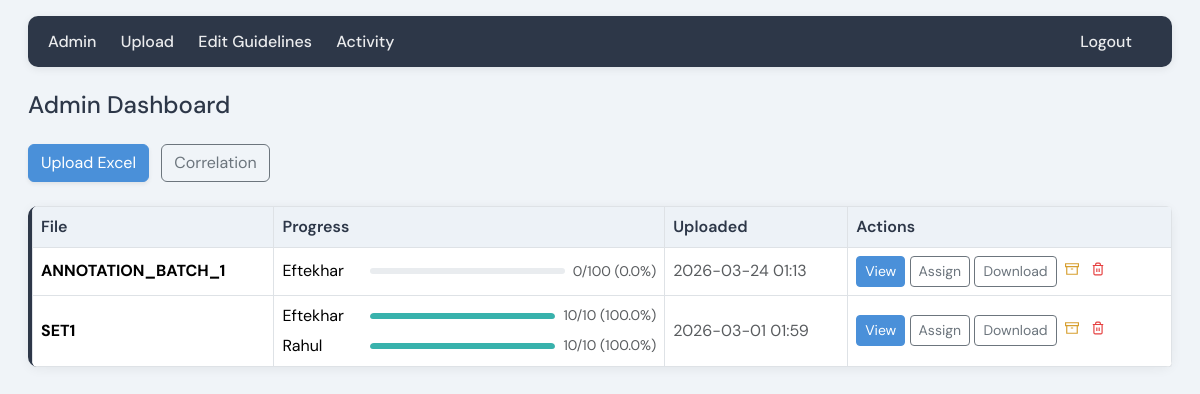
The page /admin (signed in) on the database its author committed.
### models.py (models this page shows, shortened)
class EvalFile(db.Model):
    __tablename__ = "eval_files"
    id = db.Column(db.Integer, primary_key=True)
    filename = db.Column(db.String(256), nullable=False)
    uploaded_at = db.Column(db.DateTime, server_default=db.func.now())
    archived = db.Column(db.Boolean, default=False, nullable=False)
    samples_json = db.Column(db.Text, nullable=False)
    assignments = db.relationship("Assignment", backref="eval_file", cascade="all, delete-orphan")
    annotations = db.relationship("Annotation", backref="eval_file", cascade="all, delete-orphan")

class User(UserMixin, db.Model):
    __tablename__ = "users"
    id = db.Column(db.Integer, primary_key=True)
    username = db.Column(db.String(80), unique=True, nullable=False)
    password_hash = db.Column(db.String(256), nullable=False)
    is_admin = db.Column(db.Boolean, default=False)
    last_login_at = db.Column(db.DateTime, nullable=True)
    last_activity_at = db.Column(db.DateTime, nullable=True)

### app.py (the view)
@app.route("/admin")
@login_required
def admin_dashboard():
    if not current_user.is_admin:
        abort(403)
    files = EvalFile.query.filter_by(archived=False).order_by(EvalFile.uploaded_at.desc()).all()
    file_progress = []
    for f in files:
        samples = json.loads(f.samples_json)
        total_samples = len(samples)
        assignments = Assignment.query.filter_by(file_id=f.id).all()
        annotator_progress = []
        for a in assignments:
            done = Annotation.query.filter_by(file_id=f.id, user_id=a.user_id).count()
            annotator_progress.append({"username": a.user.username, "done": done, "total": total_samples})
        file_progress.append({"file": f, "total_samples": total_samples, "annotators": annotator_progress})
    archived_count = EvalFile.query.filter_by(archived=True).count()
    return render_template("admin_dashboard.html", file_progress=file_progress, archived_count=archived_count)

### app.py (called while the page is built)
def display_filename(filename):
    if not filename:
        return ""
    return filename.rsplit(".", 1)[0] if "." in filename else filename

def _display_name(x):
    if isinstance(x, str):
        return display_filename(x)
    return display_filename(getattr(x, "filename", "") or "")

def capitalize_name(name):
    if not name:
        return ""
    s = str(name).strip()
    return s[0].upper() + s[1:].lower() if len(s) > 1 else s.upper()

@login_manager.user_loader
def load_user(user_id):
    return User.query.get(int(user_id))

@app.context_processor
def inject_guidelines():
    return {"guidelines_html": get_guidelines()}

### models.py (called while the page is built)
def get_guidelines():
    s = AppSetting.query.filter_by(key="guidelines").first()
    if s and s.value:
        return s.value
    return _default_guidelines()

### templates/admin_dashboard.html (shortened to what this page needs)
{% extends "base.html" %}
{% block content %}
<h1 class="h4 mb-4" style="color: #2d3748;">Admin Dashboard</h1>
<p class="mb-4">
    <a href="{{ url_for('admin_upload') }}" class="btn btn-primary shadow-sm">Upload Excel</a>
    <a href="/admin/correlation" class="btn btn-outline-secondary ms-2">Correlation</a>
</p>
{% if file_progress %}
<div class="card admin-table-card">
    <div class="table-responsive">
        <table class="table table-bordered table-hover mb-0">
            <thead>
                <tr>
                    <th>File</th>
                    <th>Progress</th>
                    <th>Uploaded</th>
                    <th>Actions</th>
                </tr>
            </thead>
            <tbody>
                {% for fp in file_progress %}
                <tr>
                    <td><strong>{{ fp.file|display_name|upper }}</strong></td>
                    <td class="progress-cell">
                        <div class="annotator-list">
                        {% for ap in fp.annotators %}
                        <div class="d-flex align-items-center gap-2">
                            <span class="text-nowrap" style="min-width: 80px;">{{ ap.username|capitalize }}</span>
                            <div class="progress flex-grow-1" style="width: 120px; height: 6px;">
                                <div class="progress-bar bg-success" role="progressbar" style="width: {{ (ap.done / ap.total * 100) if ap.total else 0 }}%;"></div>
                            </div>
                            <span class="small text-muted">{{ ap.done }}/{{ ap.total }} ({{ ((ap.done / ap.total * 100)|round(1)) if ap.total else 0 }}%)</span>
                        </div>
                        {% endfor %}
                        </div>
                    </td>
                    <td class="text-muted">{{ fp.file.uploaded_at.strftime('%Y-%m-%d %H:%M') if fp.file.uploaded_at else '—' }}</td>
                    <td>
                        <a href="{{ url_for('admin_file_view', file_id=fp.file.id) }}" class="btn btn-primary btn-sm">View</a>
                        <a href="{{ url_for('admin_assign', file_id=fp.file.id) }}" class="btn btn-outline-secondary btn-sm">Assign</a>
                        <a href="{{ url_for('admin_download', file_id=fp.file.id) }}" class="btn btn-outline-secondary btn-sm">Download</a>
                        <form method="post" action="{{ url_for('admin_archive_file', file_id=fp.file.id) }}" class="d-inline">
                            <button type="submit" class="action-icon action-icon-archive" title="Archive"><svg xmlns="http://www.w3.org/2000/svg" width="14" height="14" viewBox="0 0 24 24" fill="none" stroke="currentColor" stroke-width="2"><path d="M21 8v13H3V8"></path><path d="M1 3h22v5H1z"></path><path d="M10 12h4"></path></svg></button>
                        </form>
                        <form method="post" action="{{ url_for('admin_delete_file', file_id=fp.file.id) }}" class="d-inline" onsubmit="return confirm('Permanently delete this file and all annotations?');">
                            <button type="submit" class="action-icon action-icon-delete" title="Delete"></button>
                        </form>
                    </td>
                </tr>
                {% endfor %}
            </tbody>
        </table>
    </div>
</div>
{% else %}
<p class="text-muted">No files uploaded yet. Use the button above to upload an Excel file.</p>
{% endif %}
{% endblock %}

### templates/base.html (shortened to what this page needs)
<!DOCTYPE html>
<html lang="en">
<head>
    <link href="https://cdn.jsdelivr.net/npm/bootstrap@5.3.2/dist/css/bootstrap.min.css" rel="stylesheet">
</head>
<body>
    <div class="container">
        <nav>
            {% if current_user.is_authenticated %}
                {% if current_user.is_admin %}
                    <a href="{{ url_for('admin_dashboard') }}">Admin</a>
                    <a href="{{ url_for('admin_upload') }}">Upload</a>
                    <a href="{{ url_for('admin_guidelines') }}">Edit Guidelines</a>
                    <a href="{{ url_for('admin_activity') }}">Activity</a>
                {% else %}
                    <a href="{{ url_for('index') }}">Home</a>
                    <a href="javascript:void(0)" data-bs-toggle="modal" data-bs-target="#guidelinesModal">Read Guidelines</a>
                {% endif %}
                <span style="float: right;"><a href="{{ url_for('logout') }}">Logout</a></span>
            {% else %}
                <a href="{{ url_for('login') }}">Login</a>
                <a href="{{ url_for('register') }}">Register</a>
            {% endif %}
        </nav>
        {% block content %}{% endblock %}
    </div>
</body>
</html>

### templates/base.html (style rules this page uses)
* { box-sizing: border-box; }
body { font-family: 'DM Sans', system-ui, sans-serif; margin: 0; padding: 1rem; background: #f0f4f8; }
.container { max-width: 1200px; margin: 0 auto; }
nav { background: #2d3748; color: white; padding: 0.85rem 1.25rem; margin-bottom: 1.5rem; border-radius: 10px; box-shadow: 0 2px 8px rgba(0,0,0,0.08); }
nav a { color: rgba(255,255,255,0.9); text-decoration: none; margin-right: 1.25rem; font-weight: 500; transition: color 0.2s; }
h1 { margin-top: 0; }
.btn-primary { background: #4a90d9; border-color: #4a90d9; }
table { width: 100%; border-collapse: collapse; background: white; box-shadow: 0 1px 3px rgba(0,0,0,0.1); border-radius: 6px; overflow: hidden; }
th, td { padding: 0.5rem 0.75rem; text-align: left; border-bottom: 1px solid #ddd; }
th { background: #f8f9fa; font-weight: 600; }
.card { background: white; border-radius: 10px; box-shadow: 0 2px 12px rgba(0,0,0,0.06); margin-bottom: 1rem; border: none; transition: box-shadow 0.2s, transform 0.2s; }
.progress-bar { height: 8px; background: #e2e8f0; border-radius: 6px; overflow: hidden; }
.progress .progress-bar.bg-success { background: #38b2ac !important; }

### templates/admin_dashboard.html (style rules this page uses)
.admin-table-card { border-left: 4px solid #2d3748; }
.admin-table-card .table thead th { background: #edf2f7 !important; color: #2d3748; font-weight: 600; }
.admin-table-card .table tbody td { vertical-align: middle; }
.admin-table-card .progress-cell { min-width: 280px; }
.admin-table-card .progress-cell .annotator-list { display: flex; flex-direction: column; gap: 0.35rem; justify-content: center; }
.action-icon { display: inline-flex; align-items: center; justify-content: center; width: 22px; height: 22px; padding: 0; border: none; background: none; border-radius: 4px; cursor: pointer; transition: opacity 0.2s; }
.action-icon-archive { color: #d69e2e; }
.action-icon-delete { color: #e53e3e; }

### rows shown on the page
EvalFile: file|display_name "ANNOTATION_BATCH_1", file.uploaded_at "2026-03-24 01:13"
User: username "Eftekhar", done "0", total "100", done "0.0", done "10", total "10", done "100.0"
EvalFile: file|display_name "SET1", file.uploaded_at "2026-03-01 01:59"
User: username "Rahul", done "10", total "10", done "100.0"
